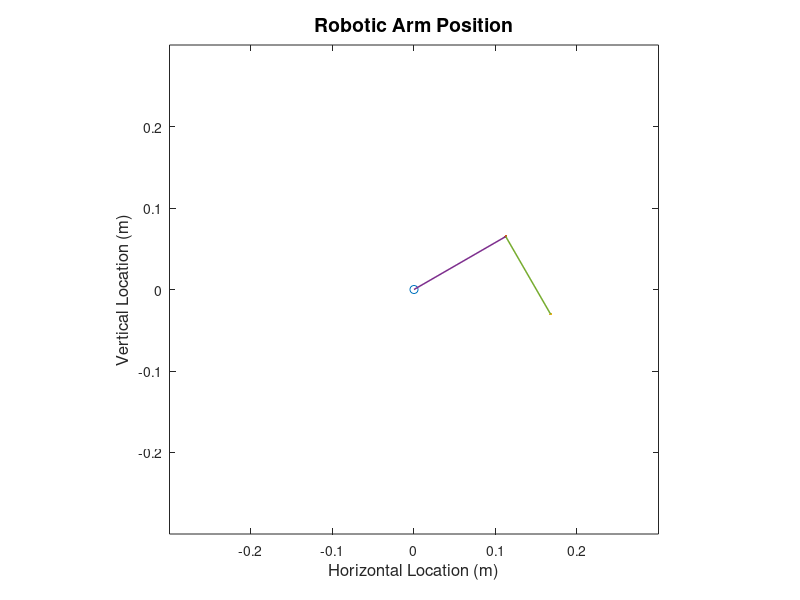
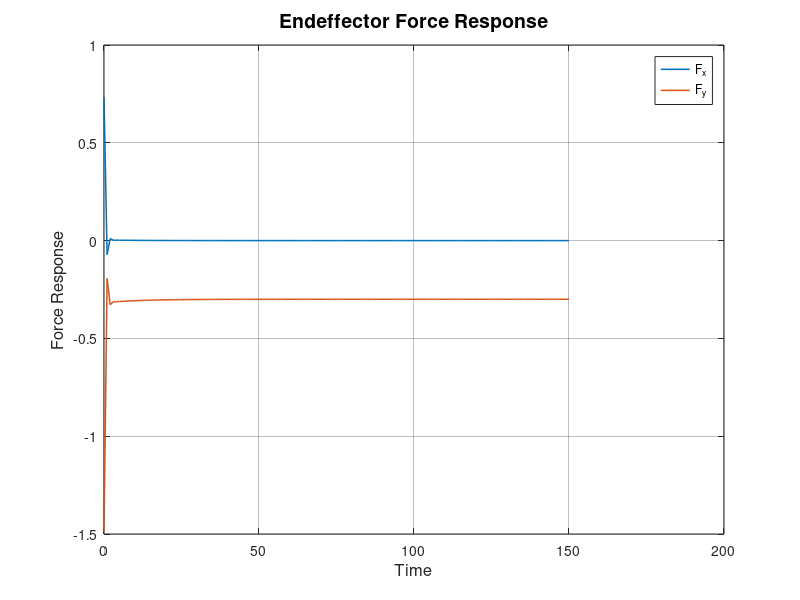

Here is the MATLAB script that generated these plots, in order:
clearvars;
close all;
%% ERROR IN PERCENTAGE (ASSUME SAME PERCENTAGE FOR ALL PARAMETERS)
p=0.05;
p1=0.01; %error for angle measurements
%% MODEL PARAMETERS
m1=0.19703; %kg
m2=0;  %kg
m3=0.04226; %kg
theta1=pi/6;
theta2=-pi/2;
w1=0;
w2=0;
alpha1=0;
alpha2=0;
alpha=[alpha1,alpha2].';
l1c=0.095; %m
l1=0.13;
l2c=0.047; %m
l2=0.11;
g=9.8;

%% ACTUAL PARAMETERS
m1_p=m1+m1*p;
m2_p=m2+m2*p;
m3_p=m3+m3*p;
theta1_p1=theta1+theta1*p1;
theta2_p1=theta2+theta2*p1;
% w1_p=w1+w1*p;
% w2_p=w2+w2*p;
% alpha1=0;
% alpha2=0;
% alpha=[alpha1,alpha2].';
l1c_p=l1c+l1c*p;
l1_p=l1+l1*p;
l2c_p=l2c+l2c*p;
l2_p=l2+l2*p;
g_p=9.8;

%% PLOT POSITION OF ROBOTIC ARM
l1_x=[0,l1*cos(theta1)];
l1_y=[0,l1*sin(theta1)];
l2_x=[l1*cos(theta1),l1*cos(theta1)+l2*cos(theta1+theta2)];
l2_y=[l1*sin(theta1),l1*sin(theta1)+l2*sin(theta1+theta2)];
figure(1)
plot(0,0,'o')
hold on
plot(l2_x(1),l2_y(1),'.')
hold on
plot(l2_x(2),l2_y(2),'.')
hold on
plot(l1_x,l1_y,'LineWidth',1.1)
hold on
plot(l2_x,l2_y,'LineWidth',1.1)
xlim([-0.3, 0.3])
ylim([-0.3, 0.3])
title('Robotic Arm Position','FontSize',14)
xlabel('Horizontal Location (m)','FontSize',12)
ylabel('Vertical Location (m)','FontSize',12)
axis equal
set(gca,'FontSize',10)
set(gca,'GridAlpha',0.3)

%% MODEL PLANT
%%The EOM WHEN ALPHA=0, THETADOT=0 
H1=g*l2c*m3*cos(theta1 + theta2) + g*l1*m2*cos(theta1) + g*l1*m3*cos(theta1) + g*l1c*m1*cos(theta1);
H2=g*l2c*m3*cos(theta1 + theta2);

H=[H1, H2].';

%%JACOBIAN
J11=- l2*sin(theta1 + theta2) - l1*sin(theta1);
J21=l2*cos(theta1 + theta2) + l1*cos(theta1);
J12=-l2*sin(theta1 + theta2);
J22=l2*cos(theta1 + theta2);

J=[J11, J12;
    J21, J22];
%%ENDEFECTOR FORCE EXPRESSED WITH TORQUE
torque=[0,0].';%no input torque at start
F_tip=(transpose(J))\(torque-H);

%% ACTUAL PLANT
%%The EOM WHEN ALPHA=0, THETADOT=0 
H1_p=g_p*l2c_p*m3_p*cos(theta1_p1 + theta2_p1) + g_p*l1_p*m2_p*cos(theta1_p1) + g_p*l1_p*m3_p*cos(theta1_p1) + g_p*l1c_p*m1_p*cos(theta1_p1);
H2_p=g_p*l2c_p*m3_p*cos(theta1_p1 + theta2_p1);

H_p=[H1_p, H2_p].';

%%JACOBIAN
J11_p=- l2_p*sin(theta1_p1 + theta2_p1) - l1_p*sin(theta1_p1);
J21_p=l2_p*cos(theta1_p1 + theta2_p1) + l1_p*cos(theta1_p1);
J12_p=-l2_p*sin(theta1_p1 + theta2_p1);
J22_p=l2_p*cos(theta1_p1 + theta2_p1);

J_p=[J11_p, J12_p;
    J21_p, J22_p];
%%ENDEFECTOR FORCE EXPRESSED WITH TORQUE
torque=[0,0].';%no input torque at start
F_tip=(transpose(J_p))\(torque-H_p);

%% CONTROLLER 

time=[];%for curve fit
x_force=[];%for curve fit
y_force=[];%for curve fit
Kp=0.1;
Ki=0.1;
Fd=[0,-0.3].';%desired endeffector force
Fe=Fd-F_tip;
ERR_sum=0;%initiate integral
for t=[0:1:150]
    %%FORCE READING
    F_tip=(transpose(J_p))\(torque-H_p);
%     %%PLOT THE FORCE READING
%     figure(1)
%     plot(t,F_tip(1),'.');
%     hold on
    %%GATHER POINTS
    time=[time,t];
    x_force=[x_force,F_tip(1)];
    y_force=[y_force,F_tip(2)];
    %%CALCULATING FORCE ERROR
    Fe=Fd-F_tip;
    %%UPDATE ERR_sum
    ERR_sum=ERR_sum+Fe;
    %%CALCULATING CONTROL INPUT
    torque=H+transpose(J)*(Fd+Kp*Fe+Ki*(ERR_sum));
end
    
%%PLOT THE RESPONSE
figure(2)
plot(time,x_force,'LineWidth',1.1);
hold on
plot(time,y_force,'LineWidth',1.1);
title('Endeffector Force Response','FontSize',14)
xlabel('Time','FontSize',12)
ylabel('Force Response','FontSize',12)
set(gca,'FontSize',10)
grid on
set(gca,'GridAlpha',0.3)
legend({'F_x','F_y'},'Location','Northeast')


